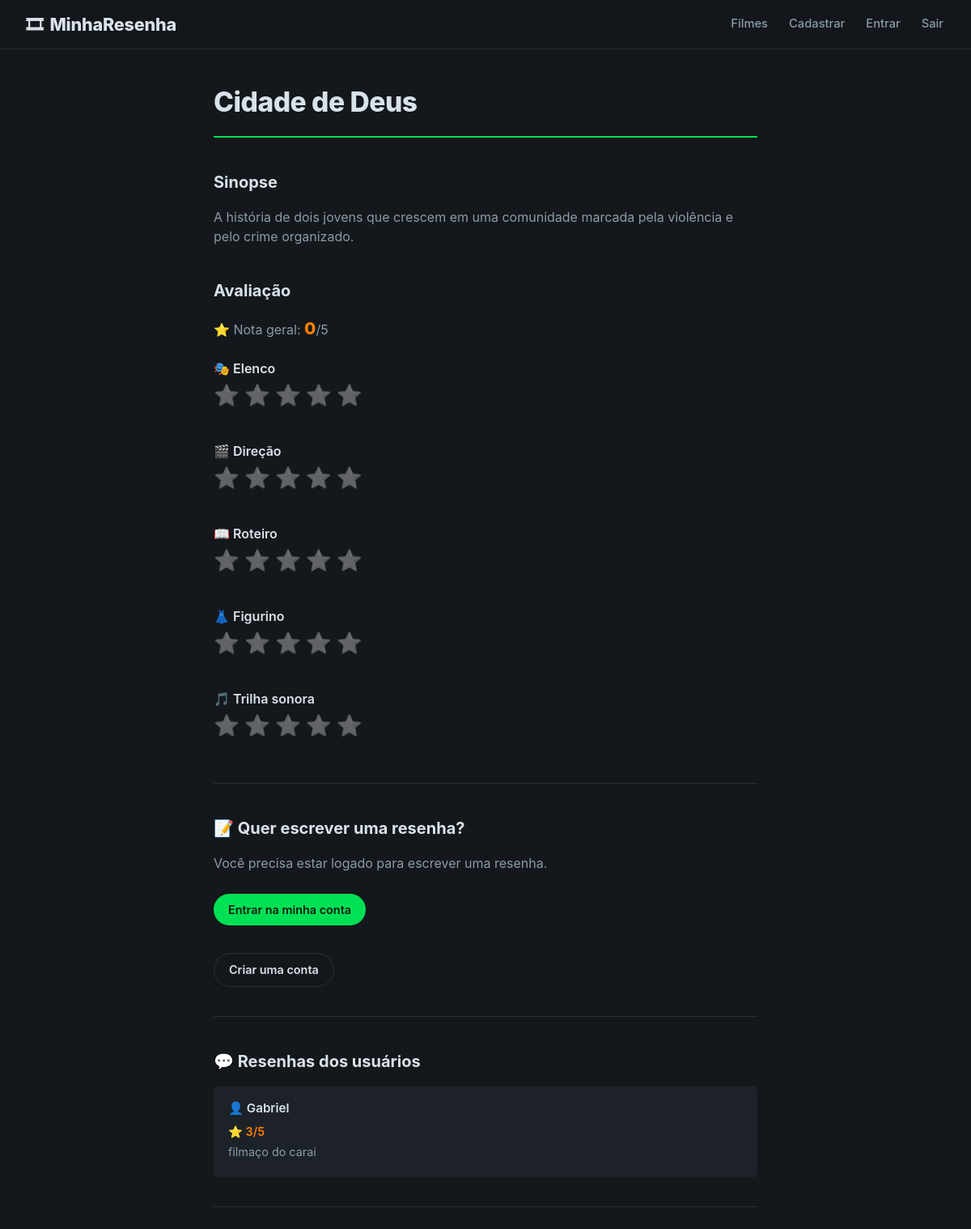
The page /filme/3 on the database its author committed.
### tables this page shows
CREATE TABLE filmes (
    id INTEGER PRIMARY KEY AUTOINCREMENT,
    titulo TEXT NOT NULL,
    ano INTEGER,
    genero TEXT,
    sinopse TEXT,
    imagem TEXT
);

CREATE TABLE resenhas (
    id INTEGER PRIMARY KEY AUTOINCREMENT,
    usuario_id INTEGER NOT NULL,
    filme_id INTEGER NOT NULL,
    texto TEXT NOT NULL,
    nota INTEGER NOT NULL,
    data TIMESTAMP DEFAULT CURRENT_TIMESTAMP
);

CREATE TABLE usuarios (
    id INTEGER PRIMARY KEY AUTOINCREMENT,
    nome TEXT NOT NULL,
    email TEXT NOT NULL UNIQUE,
    senha TEXT NOT NULL
, admin INTEGER DEFAULT 0, foto TEXT);

### letterbox.py (the view)
@app.route("/filme/<int:id>")
def filme(id):
    conexao = sqlite3.connect("filmes.db")
    cursor = conexao.cursor()
    cursor.execute(
        "SELECT * FROM filmes WHERE id = ?",
        (id,)
    )
    filme = cursor.fetchone()
    cursor.execute("""
        SELECT resenhas.texto, resenhas.nota, usuarios.nome
        FROM resenhas
        JOIN usuarios ON resenhas.usuario_id = usuarios.id
        WHERE resenhas.filme_id = ?
        ORDER BY resenhas.id DESC
    """, (id,))
    resenhas = cursor.fetchall()
    conexao.close()
    return render_template(
        "filme.html",
        filme=filme,
        resenhas=resenhas
    )

### templates/filme.html (shortened to what this page needs)
<!DOCTYPE html>
<html lang="pt-br">
<head>
    <link rel="stylesheet" href="{{ url_for('static', filename='filme.css') }}">
</head>
<body>
    <header>
        <h1>MinhaResenha</h1>
        <nav>
            <a href="/filmes">Filmes</a>
            <a href="/cadastro">Cadastrar</a>
            <a href="/login">Entrar</a>
            <a href="/logout">Sair</a>
        </nav>
    </header>
    <main>
        <h1>{{ filme[1] }}</h1>
        <h2>Sinopse</h2>
        <p>
            {{ filme[4] }}
        </p>
        <h2>Avaliação</h2>
        <p>
            ⭐ Nota geral:
            <span id="notaGeral">0</span>/5
        </p>
        <h3>🎭 Elenco</h3>
        <div class="estrelas" data-categoria="Elenco">
            <span data-nota="1">⭐</span>
            <span data-nota="2">⭐</span>
            <span data-nota="3">⭐</span>
            <span data-nota="4">⭐</span>
            <span data-nota="5">⭐</span>
        </div>
        <p id="notaElenco"></p>
        <h3>🎬 Direção</h3>
        <div class="estrelas" data-categoria="Direção">
            <span data-nota="1">⭐</span>
            <span data-nota="2">⭐</span>
            <span data-nota="3">⭐</span>
            <span data-nota="4">⭐</span>
            <span data-nota="5">⭐</span>
        </div>
        <p id="notaDirecao"></p>
        <h3>📖 Roteiro</h3>
        <div class="estrelas" data-categoria="Roteiro">
            <span data-nota="1">⭐</span>
            <span data-nota="2">⭐</span>
            <span data-nota="3">⭐</span>
            <span data-nota="4">⭐</span>
            <span data-nota="5">⭐</span>
        </div>
        <p id="notaRoteiro"></p>
        <h3>👗 Figurino</h3>
        <div class="estrelas" data-categoria="Figurino">
            <span data-nota="1">⭐</span>
            <span data-nota="2">⭐</span>
            <span data-nota="3">⭐</span>
            <span data-nota="4">⭐</span>
            <span data-nota="5">⭐</span>
        </div>
        <p id="notaFigurino"></p>
        <h3>🎵 Trilha sonora</h3>
        <div class="estrelas" data-categoria="Trilha sonora">
            <span data-nota="1">⭐</span>
            <span data-nota="2">⭐</span>
            <span data-nota="3">⭐</span>
            <span data-nota="4">⭐</span>
            <span data-nota="5">⭐</span>
        </div>
        <p id="notaTrilha"></p>
        <hr>
        {% if session.get("usuario_id") %}
            <h2>📝 Sua resenha</h2>
            <p>
                Olá, {{ session.get("usuario_nome") }}! Escreva sua opinião sobre o filme.
            </p>
            <form
                action="/filme/{{ filme[0] }}/resenha"
                method="POST"
            >
                <textarea
                    name="texto"
                    placeholder="Escreva sua opinião sobre o filme..."
                    required
                ></textarea>
                <br><br>
                <label for="nota">Nota:</label>
                <select name="nota" id="nota" required>
                    <option value="">
                        Escolha uma nota
                    </option>
                    <option value="1">
                        ⭐ 1
                    </option>
                    <option value="2">
                        ⭐ 2
                    </option>
                    <option value="3">
                        ⭐ 3
                    </option>
                    <option value="4">
                        ⭐ 4
                    </option>
                    <option value="5">
                        ⭐ 5
                    </option>
                </select>
                <br><br>
                <button type="submit">
                    Enviar resenha
                </button>
            </form>
        {% else %}
            <h2>📝 Quer escrever uma resenha?</h2>
            <p>
                Você precisa estar logado para escrever uma resenha.
            </p>
            <a href="/login">
                Entrar na minha conta
            </a>
            <br><br>
            <a href="/cadastro">
                Criar uma conta
            </a>
        {% endif %}
        <hr>
        <h2>💬 Resenhas dos usuários</h2>
        {% if resenhas %}
            {% for resenha in resenhas %}
                <div class="resenha">
                    <h3>
                        👤 {{ resenha[2] }}
                    </h3>
                    <p>
                        ⭐ {{ resenha[1] }}/5
                    </p>
                    <p>
                        {{ resenha[0] }}
                    </p>
                </div>
                <hr>
            {% endfor %}
        {% else %}
            <p>
                Esse filme ainda não possui resenhas.
            </p>
        {% endif %}
    </main>
</body>
</html>

### static/filme.css (style rules this page uses)
:root { --bg: #14181c; --surface: #1c2228; --surface-raised: #232a31; --border: rgba(255, 255, 255, 0.1); --text: #d9e2e9; --text-muted: #8a9ba8; --green: #00e054; --orange: #ff8000; --blue: #40bcf4; --radius: 4px; }
* { box-sizing: border-box; }
body { margin: 0; background: var(--bg); color: var(--text); font-family: -apple-system, "Segoe UI", Roboto, Helvetica, Arial, sans-serif; line-height: 1.5; }
header { position: sticky; top: 0; z-index: 10; display: flex; align-items: center; justify-content: space-between; flex-wrap: wrap; gap: 12px; padding: 14px 32px; background: rgba(20, 24, 28, 0.92); backdrop-filter: blur(6px); border-bottom: 1px solid var(--border); }
header h1 { margin: 0; font-size: 1.35rem; font-weight: 800; letter-spacing: -0.01em; }
header h1::before { content: "🎞"; margin-right: 8px; }
nav { display: flex; gap: 22px; flex-wrap: wrap; }
nav a { color: var(--text-muted); text-decoration: none; font-size: 0.92rem; font-weight: 500; padding: 4px 2px; border-bottom: 2px solid transparent; transition: color 0.15s ease, border-color 0.15s ease; }
main { max-width: 720px; margin: 0 auto; padding: 40px 24px 80px; }
main > h1 { font-size: 2.1rem; font-weight: 800; letter-spacing: -0.015em; margin: 0 0 28px; padding-bottom: 16px; border-bottom: 2px solid var(--green); }
main h2 { font-size: 1.25rem; font-weight: 700; margin: 40px 0 14px; }
main h3 { font-size: 1rem; font-weight: 600; margin: 22px 0 8px; color: var(--text); }
main > p { color: var(--text-muted); max-width: 65ch; }
hr { border: none; border-top: 1px solid var(--border); margin: 36px 0; }
#notaGeral { font-size: 1.3rem; font-weight: 800; color: var(--orange); }
.estrelas { display: flex; gap: 6px; margin-top: 4px; }
.estrelas span { font-size: 1.6rem; line-height: 1; cursor: pointer; filter: grayscale(1) opacity(0.4); transform-origin: center; transition: filter 0.12s ease, transform 0.12s ease; }
main p[id^="nota"] { min-height: 1.2em; font-size: 0.85rem; color: var(--text-muted); margin: 6px 0 0; }
main > a { display: inline-block; margin-top: 10px; padding: 9px 18px; border-radius: 999px; text-decoration: none; font-size: 0.9rem; font-weight: 600; transition: background 0.15s ease, color 0.15s ease; }
main > a[href="/login"] { background: var(--green); color: #0c1a12; }
main > a[href="/cadastro"] { background: transparent; color: var(--text); border: 1px solid var(--border); }
.resenha { background: var(--surface); border-radius: var(--radius); padding: 16px 18px; margin: 16px 0; }
.resenha h3 { margin: 0 0 6px; font-size: 0.95rem; }
.resenha p { margin: 4px 0; color: var(--text-muted); font-size: 0.9rem; }
.resenha p:first-of-type { color: var(--orange); font-weight: 600; }

### rows shown on the page
filmes: titulo "Cidade de Deus", sinopse "A história de dois jovens que crescem em uma comunidade marcada pela violência e pelo crime organizado."
resenhas: nome "Gabriel", nota "3", texto "filmaço do carai"
